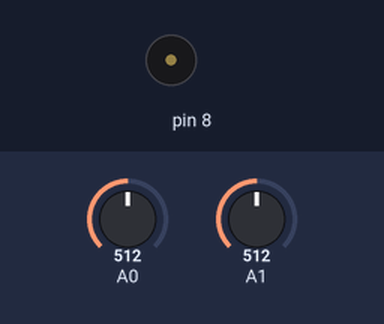
Simulated run of this sketch. Board: Arduino Uno, built with avr-gcc and run on an emulated ATmega328P. On the bench: buzzer (waves = sounding). Inputs (shaded band) come from the test bench; at power-on: A0 = 512, A1 = 512. What the sketch prints to the serial monitor is not drawn.

Above: at 1.2 s.
1.3 s: A0 set to 405
3.0 s: A0 set to 370
At 4.2 s:
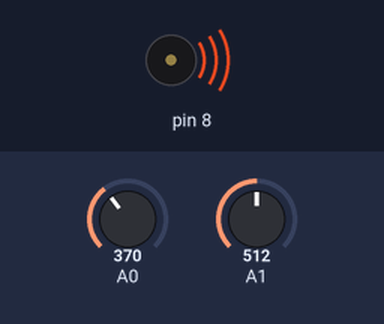
7.5 s: A0 set to 511
At 8.0 s:
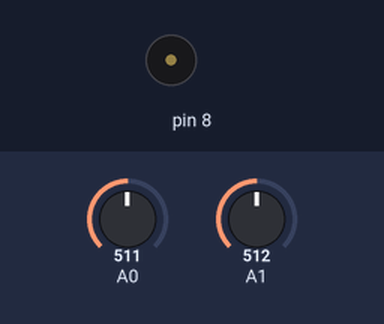
Timing chart, 0 to 10.1 s (numbered marks = the images above; inputs shaded):
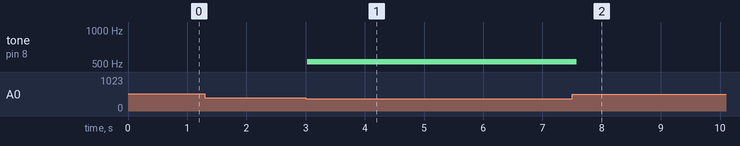

The sketch:

week11_1_arduino_serial_joystick_x_y_to_processing_better.ino
```cpp
//week11_1_arduino_serial_joystick_x_y_to_processing_better
//修改自week10_7_arduino_serial_joystick_x_y_to_processing
void setup() {
  Serial.begin(9600);
  pinMode(2, INPUT_PULLUP);
  pinMode(8, OUTPUT);
}
int count=0 , totalX=0 , totalY=0 ;
int x0=512,y0=512;
void loop() {
  delay(30);//慢一點，避免processing來不及處理
  int x=analogRead(A0);//把搖桿的x接到A2
  int y=analogRead(A1);//把搖桿的y接到A3
  if(count<20){
    totalX += x;//加總，算平均值
    totalY += y;//加總，算平均值
    count++;//讀到一筆
    x0=totalX/count;//算平均
    y0=totalY/count;
  }
  //Serial.write(x/4);//把0~1023變成0~255
  //Serial.write(y/4);
  if(abs(x-x0)<25) x=128;//數值變化太小，直接放128
  else x=(x-x0)/4.4+128;//有大的數值就減掉中間值，再/4+128
  if(abs(y-y0)<25) y=128;//數值變化太小，直接放128
  else y=(y-y0)/4.4+128;//有大的數值就減掉中間值，再/4+128
  Serial.write(x);
  Serial.write(y);
  if(x>900) tone(8,784,100);
  if(x<100) tone(8,523,100);
  if(y>900) tone(8,659,100);
  if(y<100) tone(8,500,100);
}
```

Measured:
- the behaviour switches between 389 and 388 on A0 (found by bisection; images 0 and 1)
- after the input at 1.3 s, every drawn part: stays the same
- after the input at 3.0 s, tone on pin 8: silent → 523 Hz at once
- after the input at 7.5 s, tone on pin 8: 523 Hz → silent after 0.08 s
